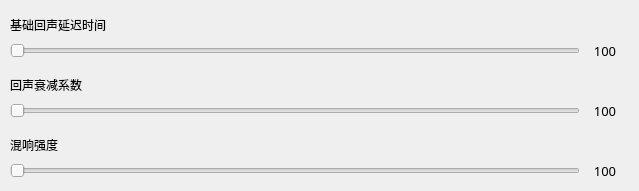
    <widget class="QWidget" name="page_6">
     <widget class="QLabel" name="label_19">
      <property name="geometry">
       <rect>
        <x>10</x>
        <y>70</y>
        <width>611</width>
        <height>30</height>
       </rect>
      </property>
      <property name="text">
       <string>回声衰减系数</string>
      </property>
      <property name="alignment">
       <set>Qt::AlignLeading|Qt::AlignLeft|Qt::AlignVCenter</set>
      </property>
     </widget>
     <widget class="QLabel" name="label_20">
      <property name="geometry">
       <rect>
        <x>10</x>
        <y>10</y>
        <width>611</width>
        <height>30</height>
       </rect>
      </property>
      <property name="text">
       <string>基础回声延迟时间</string>
      </property>
      <property name="alignment">
       <set>Qt::AlignLeading|Qt::AlignLeft|Qt::AlignVCenter</set>
      </property>
     </widget>
     <widget class="QSlider" name="horizontalSlider_16">
      <property name="geometry">
       <rect>
        <x>10</x>
        <y>160</y>
        <width>570</width>
        <height>22</height>
       </rect>
      </property>
      <property name="maximum">
       <number>10</number>
      </property>
      <property name="orientation">
       <enum>Qt::Horizontal</enum>
      </property>
     </widget>
     <widget class="QSlider" name="horizontalSlider_18">
      <property name="geometry">
       <rect>
        <x>10</x>
        <y>40</y>
        <width>570</width>
        <height>22</height>
       </rect>
      </property>
      <property name="maximum">
       <number>10</number>
      </property>
      <property name="orientation">
       <enum>Qt::Horizontal</enum>
      </property>
     </widget>
     <widget class="QLabel" name="label_21">
      <property name="geometry">
       <rect>
        <x>10</x>
        <y>130</y>
        <width>611</width>
        <height>30</height>
       </rect>
      </property>
      <property name="text">
       <string>混响强度</string>
      </property>
      <property name="alignment">
       <set>Qt::AlignLeading|Qt::AlignLeft|Qt::AlignVCenter</set>
      </property>
     </widget>
     <widget class="QSlider" name="horizontalSlider_19">
      <property name="geometry">
       <rect>
        <x>10</x>
        <y>100</y>
        <width>570</width>
        <height>22</height>
       </rect>
      </property>
      <property name="maximum">
       <number>10</number>
      </property>
      <property name="orientation">
       <enum>Qt::Horizontal</enum>
      </property>
     </widget>
     <widget class="QLabel" name="num_label_17">
      <property name="geometry">
       <rect>
        <x>580</x>
        <y>40</y>
        <width>50</width>
        <height>22</height>
       </rect>
      </property>
      <property name="font">
       <font>
        <family>微软雅黑</family>
        <pointsize>10</pointsize>
       </font>
      </property>
      <property name="text">
       <string>100</string>
      </property>
      <property name="alignment">
       <set>Qt::AlignCenter</set>
      </property>
     </widget>
     <widget class="QLabel" name="num_label_18">
      <property name="geometry">
       <rect>
        <x>580</x>
        <y>160</y>
        <width>50</width>
        <height>22</height>
       </rect>
      </property>
      <property name="font">
       <font>
        <family>微软雅黑</family>
        <pointsize>10</pointsize>
       </font>
      </property>
      <property name="text">
       <string>100</string>
      </property>
      <property name="alignment">
       <set>Qt::AlignCenter</set>
      </property>
     </widget>
     <widget class="QLabel" name="num_label_19">
      <property name="geometry">
       <rect>
        <x>580</x>
        <y>100</y>
        <width>50</width>
        <height>22</height>
       </rect>
      </property>
      <property name="font">
       <font>
        <family>微软雅黑</family>
        <pointsize>10</pointsize>
       </font>
      </property>
      <property name="text">
       <string>100</string>
      </property>
      <property name="alignment">
       <set>Qt::AlignCenter</set>
      </property>
     </widget>
    </widget>
